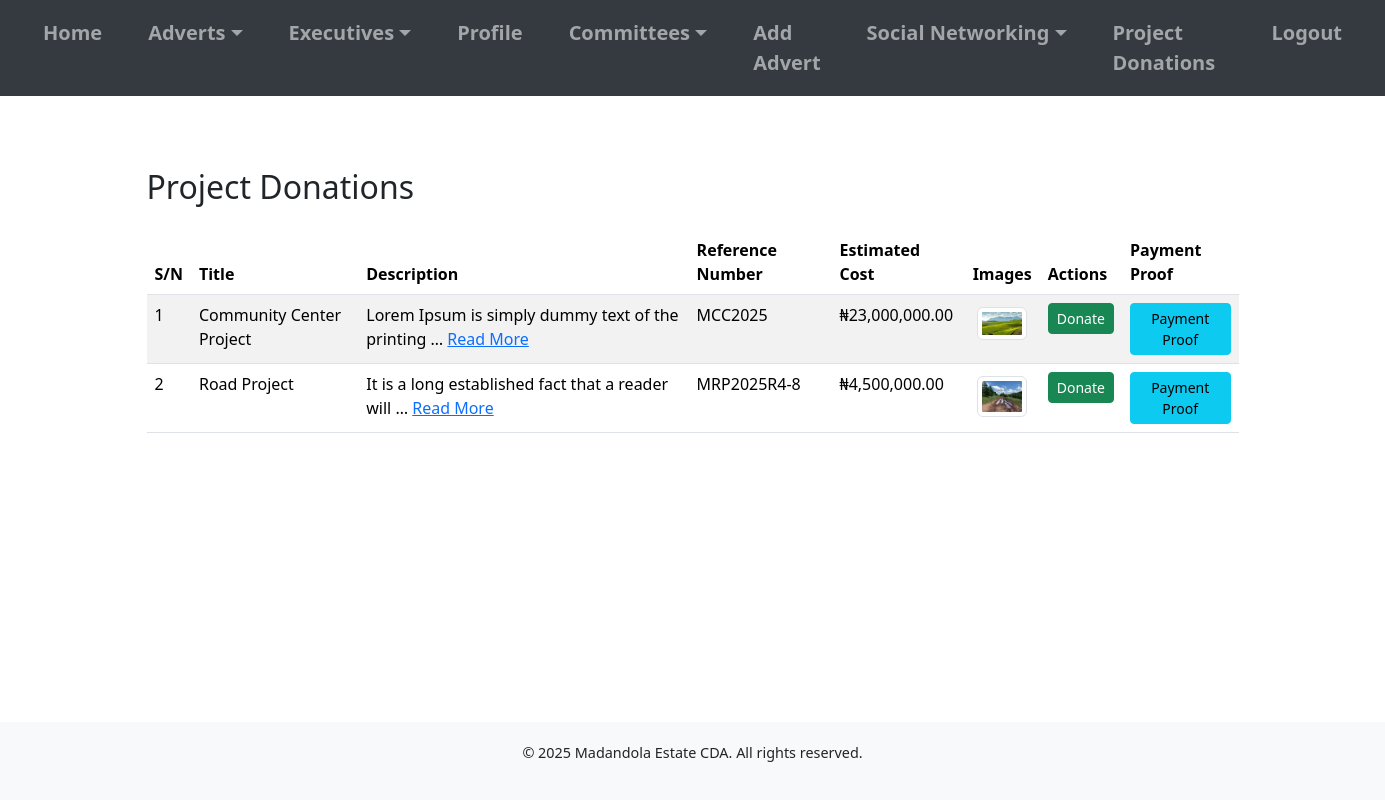
The app's page /project_donations/ (signed in), older data.
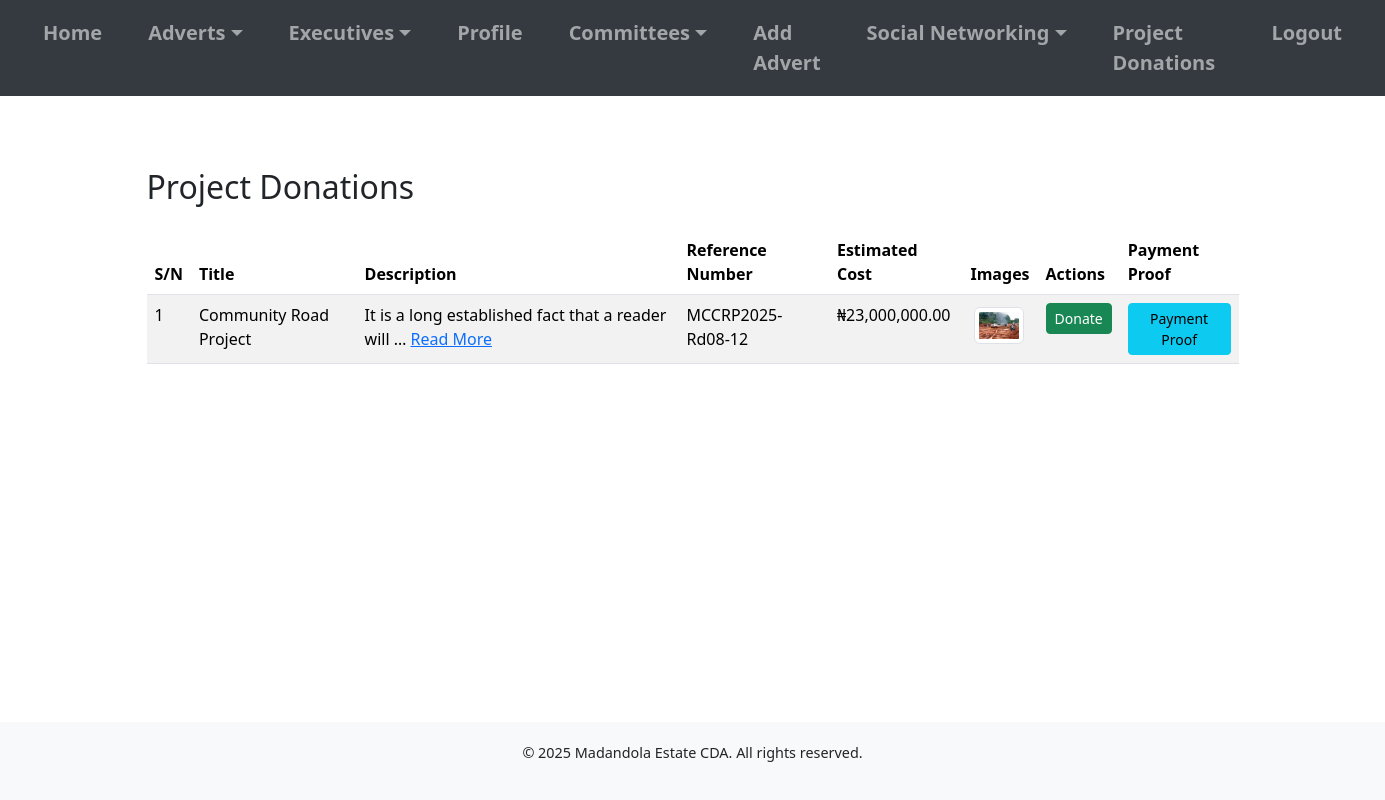
The same page, newer data.
### cda_app/models.py (models this page shows, shortened)
class ProjectDonation(models.Model):
    title = models.CharField(max_length=200)
    description = models.TextField()
    estimated_cost = models.DecimalField(max_digits=15, decimal_places=2)
    reference_number = models.CharField(max_length=100, unique=True, blank=True, null=True)
    bank_name = models.CharField(max_length=100, blank=True, null=True)
    account_number = models.CharField(max_length=100, blank=True, null=True)
    beneficiary = models.CharField(max_length=100, blank=True, null=True)

class ProjectImage(models.Model):
    project = models.ForeignKey(ProjectDonation, on_delete=models.CASCADE, related_name='images')
    image = models.ImageField(upload_to='project_images/')

### cda_app/views.py (the view)
# urls.py: path('project_donations/', views.project_donations_list, name='project_donations_list'),
@login_required
def project_donations_list(request):
    project_donations = ProjectDonation.objects.all()
    return render(request, 'project_donations_list.html', {'project_donations': project_donations})

### cda_app/context_processors.py (called while the page is built)
def committees(request):
    return {'committees': Committee.objects.all()}

### templates/project_donations_list.html (shortened to what this page needs)
{% extends 'base.html' %}
{% load humanize %}
{% load static %}
{% block content %}
<div class="container mt-5">
    <h2 class="mb-4">Project Donations</h2>
    <div class="table-responsive">
        <table class="table table-striped table-hover">
            <thead>
                <tr>
                    <th>S/N</th>
                    <th>Title</th>
                    <th>Description</th>
                    <th>Reference Number</th>
                    <th>Estimated Cost</th>
                    <th>Images</th>
                    <th>Actions</th>
                    <th>Payment Proof</th>
                </tr>
            </thead>
            <tbody>
                {% for project in project_donations %}
                <tr>
                    <td>{{ forloop.counter }}</td>
                    <td>{{ project.title }}</td>
                    <td>
                        <span id="short-description-{{ project.id }}">{{ project.description|wordwrap:5|truncatechars:50 }}</span>
                        <span id="full-description-{{ project.id }}" style="display: none;">{{ project.description }}</span> {% if project.description|wordcount > 5 %}
                        <a href="#" onclick="toggleDescription({{ project.id }}); return false;" id="toggle-link-{{ project.id }}">Read More</a> {% endif %}
                    </td>
                    <td>{{ project.reference_number }}</td>
                    <td>₦{{ project.estimated_cost|floatformat:2|intcomma }}</td>
                    <td>
                        {% for image in project.images.all %}
                        <a href="#" data-bs-toggle="modal" data-bs-target="#imageModal" data-bs-src="{{ image.image.url }}">
                            <img src="{{ image.image.url }}" alt="Project Image" width="50" height="50" class="img-thumbnail m-1">
                        </a>
                        {% empty %} No Images {% endfor %}
                    </td>
                    <td>
                        <button class="btn btn-success btn-sm" data-bs-toggle="modal" data-bs-target="#donateModal" data-title="{{ project.title }}" data-bank="{{ project.bank_name }}" data-account="{{ project.account_number }}" data-beneficiary="{{ project.beneficiary }}" data-reference="{{ project.reference_number }}">
                             Donate
                        </button>
                    </td>
                    <td>
                        <a href="{% url 'upload_donation_proof' donation_id=project.id %}" class="btn btn-info btn-sm">
                             Payment Proof
                        </a>
                    </td>
                </tr>
                {% empty %}
                <tr>
                    <td colspan="7">No project donations available.</td>
                </tr>
                {% endfor %}
            </tbody>
        </table>
    </div>
</div>
{% endblock %}

Row changes from the older to the newer data that the page shows:
removed ProjectDonation: title "Road Project", description "It is a long established fact that a reader will …", reference_number "MRP2025R4-8", estimated_cost "4,500,000.00"
removed ProjectImage: image (picture), shown under "Road Project"
changed ProjectDonation: title "Community Center Project" → "Community Road Project"; description "Lorem Ipsum is simply dummy text of the printing …" → "It is a long established fact that a reader will …"; reference_number "MCC2025" → "MCCRP2025-Rd08-12"
changed ProjectImage: image: a different picture
